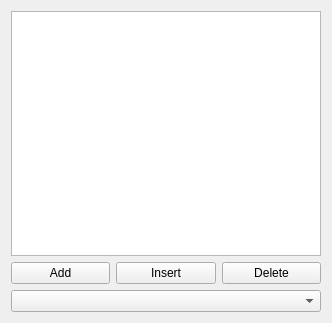
<?xml version="1.0" encoding="UTF-8"?>
<ui version="4.0">
 <class>Widget</class>
 <widget class="QWidget" name="Widget">
  <property name="geometry">
   <rect>
    <x>0</x>
    <y>0</y>
    <width>332</width>
    <height>323</height>
   </rect>
  </property>
  <property name="windowTitle">
   <string>Widget</string>
  </property>
  <layout class="QVBoxLayout" name="verticalLayout_2">
   <item>
    <layout class="QVBoxLayout" name="verticalLayout">
     <item>
      <widget class="QListView" name="listView"/>
     </item>
     <item>
      <layout class="QHBoxLayout" name="horizontalLayout">
       <item>
        <widget class="QPushButton" name="pushButton_2">
         <property name="text">
          <string>Add</string>
         </property>
        </widget>
       </item>
       <item>
        <widget class="QPushButton" name="pushButton_3">
         <property name="text">
          <string>Insert</string>
         </property>
        </widget>
       </item>
       <item>
        <widget class="QPushButton" name="pushButton">
         <property name="text">
          <string>Delete</string>
         </property>
        </widget>
       </item>
      </layout>
     </item>
    </layout>
   </item>
   <item>
    <widget class="QComboBox" name="comboBox"/>
   </item>
  </layout>
 </widget>
 <resources/>
 <connections/>
</ui>
